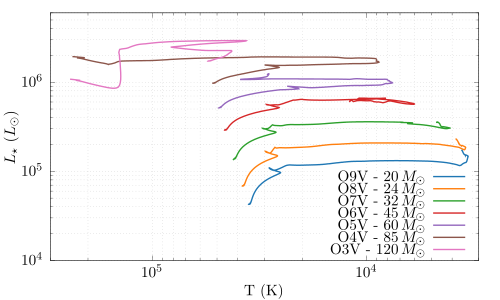

Reproduce this figure in gnuplot.
set terminal cairolatex standalone size 5in,3in
set output "tracks.tex"
load "../turbo.pal"

set grid x y mx my

set format x  '$10^{%L}$'
set format y  '$10^{%L}$'

set key bottom right

set xlabel "T (K)"
set ylabel "$L_\\star$ ($L_\\odot$)"

set logscale xy

set xrange [3e5:3e3]
set yrange [1e4:6e6]

plot "20.0-msol-track.dat" u 1:2 w l ls 1 t "O9V - $20 \\, M_\\odot$" ,\
"24.0-msol-track.dat" u 1:2 w l ls 2 t "O8V - $24 \\, M_\\odot$" ,\
"32.0-msol-track.dat" u 1:2 w l ls 3 t "O7V - $32 \\, M_\\odot$" ,\
"45.0-msol-track.dat" u 1:2 w l ls 4 t "O6V - $45 \\, M_\\odot$" ,\
"60.0-msol-track.dat" u 1:2 w l ls 5 t "O5V - $60 \\, M_\\odot$" ,\
"85.0-msol-track.dat" u 1:2 w l ls 6 t "O4V - $85 \\, M_\\odot$" ,\
"120.0-msol-track.dat" u 1:2 w l ls 7 t "O3V - $120 \\, M_\\odot$" ,\

     
